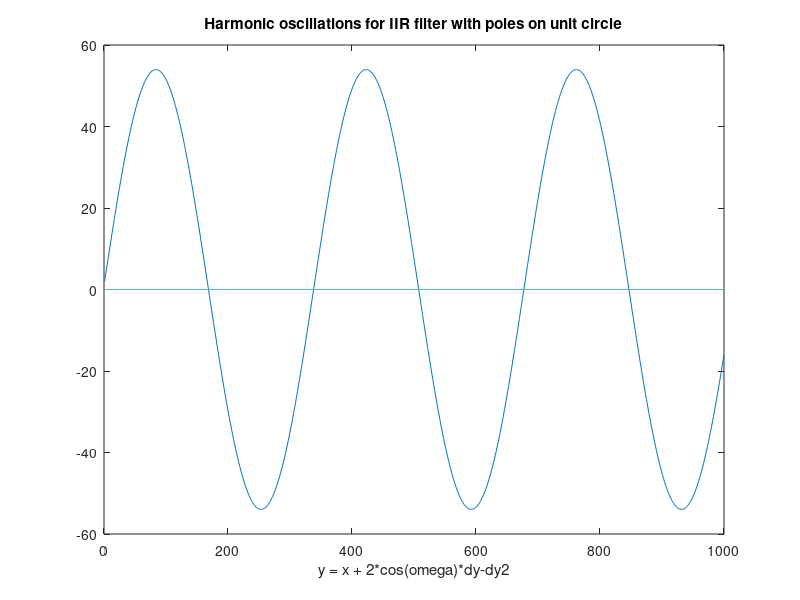

MATLAB code to generate this figure:
%omg=3.051592653 // but what happens if omega > pi?
f=100; %Hz (frequency from 100 to 10000 Hz)
omg=2*3.1415*f
x = zeros(1000, 'double'); % vector of type double, for storing values
% initialization
y1 = 1; %sin(omg) if y1=1 then the amplitude of the signal is different for 
        %each frequency. If y1 = sin(omg) the amplitude is 1 for all
        %frequency
y2 = 0;
i=0; 
a=1;
Nes=length(x); %you can modify the number of elements in vector x
%for i = 1.0:0.1:100 
for i=1:1:Nes   %if you change the number of elements in x the "for" function
                %will be the same
y=2*cos(omg)*y1-y2;
y2=y1;
y1=y;
x(a) = y; % store each iteration of y in vector x
a=a+1; % increment pointer
end
plot (x);
title('Harmonic oscillations for IIR filter with poles on unit circle')
xlabel('y = x + 2*cos(omega)*dy-dy2')